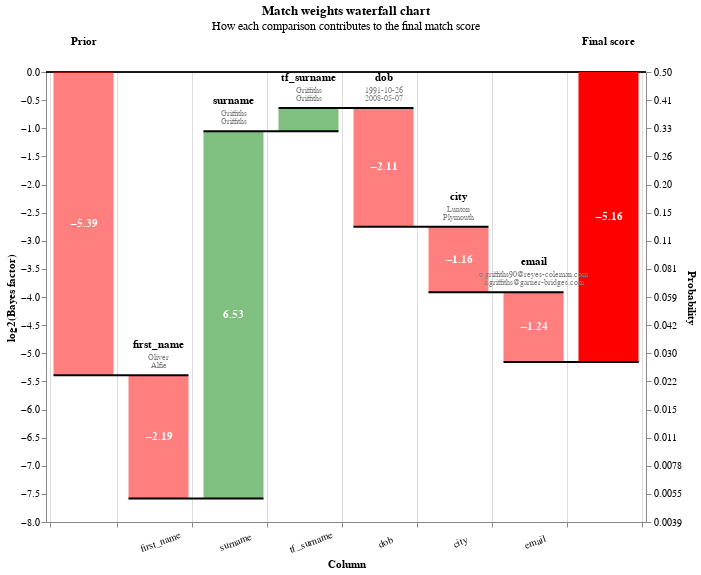

This figure's notebook cell:
### Code cell
linker.waterfall_chart(linker.predict().as_record_dict(limit=2))

### Figure 1 — Vega-Lite specification as saved in the notebook (floating-point values rounded to 4 significant figures)
{"$schema": "https://vega.github.io/schema/vega-lite/v5.2.0.json", "height": 450, "resolve": {"axis": {"y": "independent"}}, "width": {"step": 75}, "data": {"values": [{"column_name": "Prior", "label_for_charts": "Starting match weight (prior)", "sql_condition": null, "log2_bayes_factor": -5.392, "bayes_factor": 0.02382, "comparison_vector_value": null, "m_probability": null, "u_probability": null, "bayes_factor_description": null, "value_l": "", "value_r": "", "term_frequency_adjustment": null, "bar_sort_order": 0, "record_number": 0}, {"column_name": "first_name", "label_for_charts": "All other comparisons", "sql_condition": "ELSE", "log2_bayes_factor": -2.193, "bayes_factor": 0.2188, "comparison_vector_value": 0, "m_probability": 0.2153, "u_probability": 0.9841, "bayes_factor_description": "If comparison level is `all other comparisons` then comparison is  4.57 times less likely to be a match", "value_l": "Oliver", "value_r": "Alfie", "term_frequency_adjustment": false, "bar_sort_order": 1, "record_number": 0}, {"column_name": "tf_first_name", "label_for_charts": "All other comparisons", "sql_condition": "ELSE", "log2_bayes_factor": 0.0, "bayes_factor": 1.0, "comparison_vector_value": 0, "m_probability": 0.2153, "u_probability": 0.9841, "bayes_factor_description": "If comparison level is `all other comparisons` then comparison is  4.57 times less likely to be a match", "value_l": "", "value_r": "", "term_frequency_adjustment": true, "bar_sort_order": 2, "record_number": 0}, {"column_name": "surname", "label_for_charts": "exact_match", "sql_condition": "surname_l = surname_r", "log2_bayes_factor": 6.53, "bayes_factor": 92.39, "comparison_vector_value": 2, "m_probability": 0.4518, "u_probability": 0.00489, "bayes_factor_description": "If comparison level is `exact_match` then comparison is 92.39 times more likely to be a match", "value_l": "Griffiths", "value_r": "Griffiths", "term_frequency_adjustment": false, "bar_sort_order": 3, "record_number": 0}, {"column_name": "tf_surname", "label_for_charts": "Term freq adjustment on surname with weight {cl.tf_adjustment_weight}", "sql_condition": "surname_l = surname_r", "log2_bayes_factor": 0.4168, "bayes_factor": 1.335, "comparison_vector_value": 2, "m_probability": null, "u_probability": null, "bayes_factor_description": "Term frequency adjustment on surname makes comparison 1.33 times more likely to be a match", "value_l": "Griffiths", "value_r": "Griffiths", "term_frequency_adjustment": true, "bar_sort_order": 4, "record_number": 0}, {"column_name": "dob", "label_for_charts": "All other comparisons", "sql_condition": "ELSE", "log2_bayes_factor": -2.115, "bayes_factor": 0.2309, "comparison_vector_value": 0, "m_probability": 0.2265, "u_probability": 0.9811, "bayes_factor_description": "If comparison level is `all other comparisons` then comparison is  4.33 times less likely to be a match", "value_l": "1991-10-26", "value_r": "2008-05-07", "term_frequency_adjustment": false, "bar_sort_order": 5, "record_number": 0}, {"column_name": "tf_dob", "label_for_charts": "All other comparisons", "sql_condition": "ELSE", "log2_bayes_factor": 0.0, "bayes_factor": 1.0, "comparison_vector_value": 0, "m_probability": 0.2265, "u_probability": 0.9811, "bayes_factor_description": "If comparison level is `all other comparisons` then comparison is  4.33 times less likely to be a match", "value_l": "", "value_r": "", "term_frequency_adjustment": true, "bar_sort_order": 6, "record_number": 0}, {"column_name": "city", "label_for_charts": "All other comparisons", "sql_condition": "ELSE", "log2_bayes_factor": -1.164, "bayes_factor": 0.4464, "comparison_vector_value": 0, "m_probability": 0.4218, "u_probability": 0.9449, "bayes_factor_description": "If comparison level is `all other comparisons` then comparison is  2.24 times less likely to be a match", "value_l": "Lunton", "value_r": "Plymouth", "term_frequency_adjustment": false, "bar_sort_order": 7, "record_number": 0}, {"column_name": "tf_city", "label_for_charts": "All other comparisons", "sql_condition": "ELSE", "log2_bayes_factor": 0.0, "bayes_factor": 1.0, "comparison_vector_value": 0, "m_probability": 0.4218, "u_probability": 0.9449, "bayes_factor_description": "If comparison level is `all other comparisons` then comparison is  2.24 times less likely to be a match", "value_l": "", "value_r": "", "term_frequency_adjustment": true, "bar_sort_order": 8, "record_number": 0}, {"column_name": "email", "label_for_charts": "All other comparisons", "sql_condition": "ELSE", "log2_bayes_factor": -1.24, "bayes_factor": 0.4234, "comparison_vector_value": 0, "m_probability": 0.4225, "u_probability": 0.9978, "bayes_factor_description": "If comparison level is `all other comparisons` then comparison is  2.36 times less likely to be a match", "value_l": "o.griffiths90@reyes-coleman.com", "value_r": "a.griffiths@garner-bridges.com", "term_frequency_adjustment": false, "bar_sort_order": 9, "record_number": 0}, {"column_name": "tf_email", "label_for_charts": "All other comparisons", "sql_condition": "ELSE", "log2_bayes_factor": 0.0, "bayes_factor": 1.0, "comparison_vector_value": 0, "m_probability": 0.4225, "u_probability": 0.9978, "bayes_factor_description": "If comparison level is `all other comparisons` then comparison is  2.36 times less likely to be a match", "value_l": "", "value_r": "", "term_frequency_adjustment": true, "bar_sort_order": 10, "record_number": 0}, {"column_name": "Final score", "label_for_charts": "Final score", "sql_condition": null, "log2_bayes_factor": -5.156, "bayes_factor": 0.02805, "comparison_vector_value": null, "m_probability": null, "u_probability": null, "bayes_factor_description": null, "value_l": "", "value_r": "", "term_frequency_adjustment": null, "bar_sort_order": 11, "record_number": 0}, {"column_name": "Prior", "label_for_charts": "Starting match weight (prior)", "sql_condition": null, "log2_bayes_factor": -5.392, "bayes_factor": 0.02382, "comparison_vector_value": null, "m_probability": null, "u_probability": null, "bayes_factor_description": null, "value_l": "", "value_r": "", "term_frequency_adjustment": null, "bar_sort_order": 0, "record_number": 1}, {"column_name": "first_name", "label_for_charts": "All other comparisons", "sql_condition": "ELSE", "log2_bayes_factor": -2.193, "bayes_factor": 0.2188, "comparison_vector_value": 0, "m_probability": 0.2153, "u_probability": 0.9841, "bayes_factor_description": "If comparison level is `all other comparisons` then comparison is  4.57 times less likely to be a match", "value_l": "Rowe", "value_r": "Scott", "term_frequency_adjustment": false, "bar_sort_order": 1, "record_number": 1}, {"column_name": "tf_first_name", "label_for_charts": "All other comparisons", "sql_condition": "ELSE", "log2_bayes_factor": 0.0, "bayes_factor": 1.0, "comparison_vector_value": 0, "m_probability": 0.2153, "u_probability": 0.9841, "bayes_factor_description": "If comparison level is `all other comparisons` then comparison is  4.57 times less likely to be a match", "value_l": "", "value_r": "", "term_frequency_adjustment": true, "bar_sort_order": 2, "record_number": 1}, {"column_name": "surname", "label_for_charts": "exact_match", "sql_condition": "surname_l = surname_r", "log2_bayes_factor": 6.53, "bayes_factor": 92.39, "comparison_vector_value": 2, "m_probability": 0.4518, "u_probability": 0.00489, "bayes_factor_description": "If comparison level is `exact_match` then comparison is 92.39 times more likely to be a match", "value_l": "Caleb", "value_r": "Caleb", "term_frequency_adjustment": false, "bar_sort_order": 3, "record_number": 1}, {"column_name": "tf_surname", "label_for_charts": "Term freq adjustment on surname with weight {cl.tf_adjustment_weight}", "sql_condition": "surname_l = surname_r", "log2_bayes_factor": 0.4168, "bayes_factor": 1.335, "comparison_vector_value": 2, "m_probability": null, "u_probability": null, "bayes_factor_description": "Term frequency adjustment on surname makes comparison 1.33 times more likely to be a match", "value_l": "Caleb", "value_r": "Caleb", "term_frequency_adjustment": true, "bar_sort_order": 4, "record_number": 1}, {"column_name": "dob", "label_for_charts": "All other comparisons", "sql_condition": "ELSE", "log2_bayes_factor": -2.115, "bayes_factor": 0.2309, "comparison_vector_value": 0, "m_probability": 0.2265, "u_probability": 0.9811, "bayes_factor_description": "If comparison level is `all other comparisons` then comparison is  4.33 times less likely to be a match", "value_l": "1992-12-20", "value_r": "1990-12-11", "term_frequency_adjustment": false, "bar_sort_order": 5, "record_number": 1}, {"column_name": "tf_dob", "label_for_charts": "All other comparisons", "sql_condition": "ELSE", "log2_bayes_factor": 0.0, "bayes_factor": 1.0, "comparison_vector_value": 0, "m_probability": 0.2265, "u_probability": 0.9811, "bayes_factor_description": "If comparison level is `all other comparisons` then comparison is  4.33 times less likely to be a match", "value_l": "", "value_r": "", "term_frequency_adjustment": true, "bar_sort_order": 6, "record_number": 1}, {"column_name": "city", "label_for_charts": "Null", "sql_condition": "city_l IS NULL OR city_r IS NULL", "log2_bayes_factor": 0.0, "bayes_factor": 1.0, "comparison_vector_value": -1, "m_probability": null, "u_probability": null, "bayes_factor_description": "If comparison level is `null` then comparison is 1.00 times more likely to be a match", "value_l": "Lvpreool", "value_r": "nan", "term_frequency_adjustment": false, "bar_sort_order": 7, "record_number": 1}, {"column_name": "tf_city", "label_for_charts": "Null", "sql_condition": "city_l IS NULL OR city_r IS NULL", "log2_bayes_factor": 0.0, "bayes_factor": 1.0, "comparison_vector_value": -1, "m_probability": null, "u_probability": null, "bayes_factor_description": "If comparison level is `null` then comparison is 1.00 times more likely to be a match", "value_l": "", "value_r": "", "term_frequency_adjustment": true, "bar_sort_order": 8, "record_number": 1}, {"column_name": "email", "label_for_charts": "All other comparisons", "sql_condition": "ELSE", "log2_bayes_factor": -1.24, "bayes_factor": 0.4234, "comparison_vector_value": 0, "m_probability": 0.4225, "u_probability": 0.9978, "bayes_factor_description": "If comparison level is `all other comparisons` then comparison is  2.36 times less likely to be a match", "value_l": "calebr@thompson.org", "value_r": "c.scott@brooks.com", "term_frequency_adjustment": false, "bar_sort_order": 9, "record_number": 1}, {"column_name": "tf_email", "label_for_charts": "All other comparisons", "sql_condition": "ELSE", "log2_bayes_factor": 0.0, "bayes_factor": 1.0, "comparison_vector_value": 0, "m_probability": 0.4225, "u_probability": 0.9978, "bayes_factor_description": "If comparison level is `all other comparisons` then comparison is  2.36 times less likely to be a match", "value_l": "", "value_r": "", "term_frequency_adjustment": true, "bar_sort_order": 10, "record_number": 1}, {"column_name": "Final score", "label_for_charts": "Final score", "sql_condition": null, "log2_bayes_factor": -3.993, "bayes_factor": 0.06282, "comparison_vector_value": null, "m_probability": null, "u_probability": null, "bayes_factor_description": null, "value_l": "", "value_r": "", "term_frequency_adjustment": null, "bar_sort_order": 11, "record_number": 1}]}, "config": {"view": {"continuousWidth": 400, "continuousHeight": 300}}, "params": [{"name": "record_number", "value": 0, "bind": {"input": "range", "min": 0, "max": 1, "step": 1}, "description": "Filter by the interation number"}], "title": {"text": "Match weights waterfall chart", "subtitle": "How each comparison contributes to the final match score"}, "transform": [{"filter": "(datum.record_number == record_number)"}, {"filter": "(datum.bayes_factor !== 1.0)"}, {"window": [{"op": "sum", "field": "log2_bayes_factor", "as": "sum"}, {"op": "lead", "field": "column_name", "as": "lead"}], "frame": [null, 0]}, {"calculate": "datum.column_name === \"Final score\" ? datum.sum - datum.log2_bayes_factor : datum.sum", "as": "sum"}, {"calculate": "datum.lead === null ? datum.column_name : datum.lead", "as": "lead"}, {"calculate": "datum.column_name === \"Final score\" || datum.column_name === \"Prior match weight\" ? 0 : datum.sum - datum.log2_bayes_factor", "as": "previous_sum"}, {"calculate": "datum.sum > datum.previous_sum ? datum.column_name : \"\"", "as": "top_label"}, {"calculate": "datum.sum < datum.previous_sum ? datum.column_name : \"\"", "as": "bottom_label"}, {"calculate": "datum.sum > datum.previous_sum ? datum.sum : datum.previous_sum", "as": "sum_top"}, {"calculate": "datum.sum < datum.previous_sum ? datum.sum : datum.previous_sum", "as": "sum_bottom"}, {"calculate": "(datum.sum + datum.previous_sum) / 2", "as": "center"}, {"calculate": "(datum.log2_bayes_factor > 0 ? \"+\" : \"\") + datum.log2_bayes_factor", "as": "text_log2_bayes_factor"}, {"calculate": "datum.sum < datum.previous_sum ? 4 : -4", "as": "dy"}, {"calculate": "datum.sum < datum.previous_sum ? \"top\" : \"bottom\"", "as": "baseline"}, {"calculate": "1. / (1 + pow(2, -1.*datum.sum))", "as": "prob"}, {"calculate": "0*datum.sum", "as": "zero"}], "layer": [{"layer": [{"mark": "rule", "encoding": {"y": {"field": "zero", "type": "quantitative"}, "size": {"value": 0.5}, "color": {"value": "black"}}}, {"mark": {"type": "bar", "width": 60}, "encoding": {"color": {"condition": {"value": "red", "test": "(datum.log2_bayes_factor < 0)"}, "value": "green"}, "opacity": {"condition": {"value": 1, "test": "datum.column_name == 'Prior match weight' || datum.column_name == 'Final score'"}, "value": 0.5}, "tooltip": [{"type": "nominal", "field": "column_name", "title": "Comparison column"}, {"type": "nominal", "field": "value_l", "title": "Value (L)"}, {"type": "nominal", "field": "value_r", "title": "Value (R)"}, {"type": "ordinal", "field": "label_for_charts", "title": "Label"}, {"type": "nominal", "field": "sql_condition", "title": "SQL condition"}, {"type": "nominal", "field": "comparison_vector_value", "title": "Comparison vector value"}, {"type": "quantitative", "field": "bayes_factor", "title": "Bayes factor = m/u", "format": ",.4f"}, {"type": "quantitative", "field": "log2_bayes_factor", "title": "Match weight = log2(m/u)", "format": ",.4f"}, {"type": "quantitative", "field": "prob", "format": ".4f", "title": "Adjusted match score"}, {"type": "nominal", "field": "bayes_factor_description", "title": "Match weight description"}], "x": {"type": "nominal", "axis": {"labelExpr": "datum.value == 'Prior' || datum.value == 'Final score' ? '' : datum.value", "labelAngle": -20, "labelAlign": "center", "labelPadding": 10, "title": "Column", "grid": true, "tickBand": "extent"}, "field": "column_name", "sort": {"field": "bar_sort_order", "order": "ascending"}}, "y": {"type": "quantitative", "axis": {"grid": false, "orient": "left", "title": "log2(Bayes factor)"}, "field": "previous_sum"}, "y2": {"field": "sum"}}}, {"mark": {"type": "text", "fontWeight": "bold"}, "encoding": {"color": {"value": "white"}, "text": {"condition": {"type": "nominal", "field": "log2_bayes_factor", "format": ".2f", "test": "abs(datum.log2_bayes_factor) > 1"}, "value": ""}, "x": {"type": "nominal", "axis": {"labelAngle": 0, "title": "Column"}, "field": "column_name", "sort": {"field": "bar_sort_order", "order": "ascending"}}, "y": {"type": "quantitative", "axis": {"orient": "left"}, "field": "center"}}}, {"mark": {"type": "text", "baseline": "bottom", "dy": -25, "fontWeight": "bold"}, "encoding": {"color": {"value": "black"}, "text": {"type": "nominal", "field": "column_name"}, "x": {"type": "nominal", "axis": {"labelAngle": 0, "title": "Column"}, "field": "column_name", "sort": {"field": "bar_sort_order", "order": "ascending"}}, "y": {"type": "quantitative", "field": "sum_top"}}}, {"mark": {"type": "text", "baseline": "bottom", "fontSize": 8, "dy": -13}, "encoding": {"color": {"value": "grey"}, "text": {"type": "nominal", "field": "value_l"}, "x": {"type": "nominal", "axis": {"labelAngle": 0, "title": "Column"}, "field": "column_name", "sort": {"field": "bar_sort_order", "order": "ascending"}}, "y": {"type": "quantitative", "field": "sum_top"}}}, {"mark": {"type": "text", "baseline": "bottom", "fontSize": 8, "dy": -5}, "encoding": {"color": {"value": "grey"}, "text": {"type": "nominal", "field": "value_r"}, "x": {"type": "nominal", "axis": {"labelAngle": 0, "title": "Column"}, "field": "column_name", "sort": {"field": "bar_sort_order", "order": "ascending"}}, "y": {"type": "quantitative", "field": "sum_top"}}}]}, {"mark": {"type": "rule", "color": "black", "strokeWidth": 2, "x2Offset": 30, "xOffset": -30}, "encoding": {"x": {"type": "nominal", "axis": {"labelAngle": 0, "title": "Column"}, "field": "column_name", "sort": {"field": "bar_sort_order", "order": "ascending"}}, "x2": {"field": "lead"}, "y": {"type": "quantitative", "axis": {"labelExpr": "format(1 / (1 + pow(2, -1*datum.value)), '.2r')", "orient": "right", "title": "Probability"}, "field": "sum", "scale": {"zero": false}}}}]}
